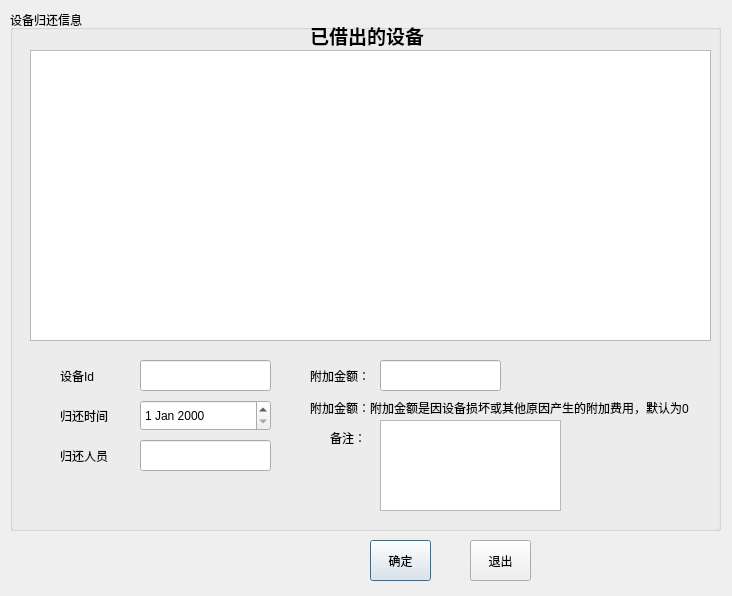
<?xml version="1.0" encoding="UTF-8"?>
<ui version="4.0">
 <class>returnwindow</class>
 <widget class="QDialog" name="returnwindow">
  <property name="geometry">
   <rect>
    <x>0</x>
    <y>0</y>
    <width>732</width>
    <height>596</height>
   </rect>
  </property>
  <property name="windowTitle">
   <string>returnwindow</string>
  </property>
  <widget class="QGroupBox" name="groupBox">
   <property name="geometry">
    <rect>
     <x>10</x>
     <y>10</y>
     <width>711</width>
     <height>521</height>
    </rect>
   </property>
   <property name="title">
    <string>设备归还信息</string>
   </property>
   <widget class="QLabel" name="label">
    <property name="geometry">
     <rect>
      <x>50</x>
      <y>350</y>
      <width>51</width>
      <height>31</height>
     </rect>
    </property>
    <property name="text">
     <string>设备Id</string>
    </property>
   </widget>
   <widget class="QLabel" name="label_2">
    <property name="geometry">
     <rect>
      <x>50</x>
      <y>390</y>
      <width>51</width>
      <height>31</height>
     </rect>
    </property>
    <property name="text">
     <string>归还时间</string>
    </property>
   </widget>
   <widget class="QDateEdit" name="dateEdit">
    <property name="geometry">
     <rect>
      <x>130</x>
      <y>390</y>
      <width>131</width>
      <height>31</height>
     </rect>
    </property>
   </widget>
   <widget class="QLabel" name="label_3">
    <property name="geometry">
     <rect>
      <x>50</x>
      <y>430</y>
      <width>51</width>
      <height>31</height>
     </rect>
    </property>
    <property name="text">
     <string>归还人员</string>
    </property>
   </widget>
   <widget class="QLineEdit" name="lineEdit">
    <property name="geometry">
     <rect>
      <x>130</x>
      <y>430</y>
      <width>131</width>
      <height>31</height>
     </rect>
    </property>
   </widget>
   <widget class="QLineEdit" name="id">
    <property name="geometry">
     <rect>
      <x>130</x>
      <y>350</y>
      <width>131</width>
      <height>31</height>
     </rect>
    </property>
   </widget>
   <widget class="QTableWidget" name="tableWidget">
    <property name="geometry">
     <rect>
      <x>20</x>
      <y>40</y>
      <width>681</width>
      <height>291</height>
     </rect>
    </property>
   </widget>
   <widget class="QLabel" name="label_10">
    <property name="geometry">
     <rect>
      <x>300</x>
      <y>10</y>
      <width>131</width>
      <height>31</height>
     </rect>
    </property>
    <property name="font">
     <font>
      <family>Aharoni</family>
      <pointsize>14</pointsize>
      <weight>75</weight>
      <bold>true</bold>
     </font>
    </property>
    <property name="text">
     <string>已借出的设备</string>
    </property>
   </widget>
   <widget class="QLabel" name="label_4">
    <property name="geometry">
     <rect>
      <x>300</x>
      <y>350</y>
      <width>61</width>
      <height>31</height>
     </rect>
    </property>
    <property name="text">
     <string>附加金额：</string>
    </property>
   </widget>
   <widget class="QLineEdit" name="money">
    <property name="geometry">
     <rect>
      <x>370</x>
      <y>350</y>
      <width>121</width>
      <height>31</height>
     </rect>
    </property>
   </widget>
   <widget class="QLabel" name="label_5">
    <property name="geometry">
     <rect>
      <x>300</x>
      <y>390</y>
      <width>381</width>
      <height>16</height>
     </rect>
    </property>
    <property name="text">
     <string>附加金额：附加金额是因设备损坏或其他原因产生的附加费用，默认为0</string>
    </property>
   </widget>
   <widget class="QTextEdit" name="textEdit">
    <property name="geometry">
     <rect>
      <x>370</x>
      <y>410</y>
      <width>181</width>
      <height>91</height>
     </rect>
    </property>
   </widget>
   <widget class="QLabel" name="label_6">
    <property name="geometry">
     <rect>
      <x>320</x>
      <y>420</y>
      <width>41</width>
      <height>16</height>
     </rect>
    </property>
    <property name="text">
     <string>备注：</string>
    </property>
   </widget>
  </widget>
  <widget class="QPushButton" name="ok">
   <property name="geometry">
    <rect>
     <x>370</x>
     <y>540</y>
     <width>61</width>
     <height>41</height>
    </rect>
   </property>
   <property name="text">
    <string>确定</string>
   </property>
  </widget>
  <widget class="QPushButton" name="exit">
   <property name="geometry">
    <rect>
     <x>470</x>
     <y>540</y>
     <width>61</width>
     <height>41</height>
    </rect>
   </property>
   <property name="text">
    <string>退出</string>
   </property>
  </widget>
 </widget>
 <resources/>
 <connections/>
</ui>
